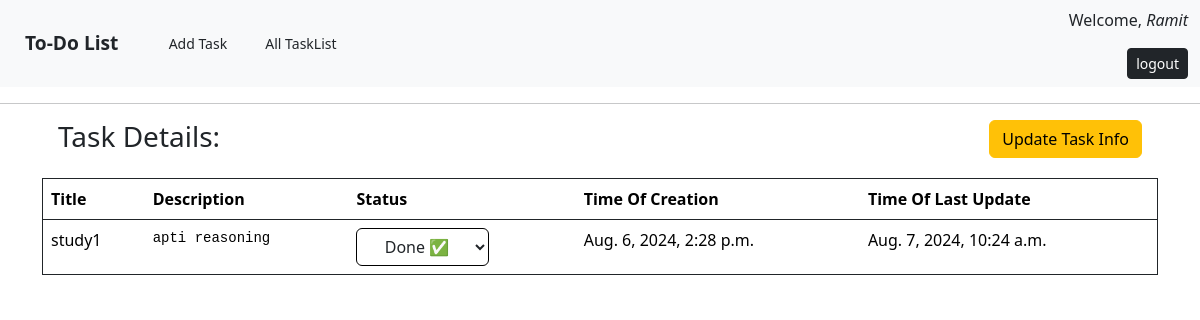
Page /taskDetails/31/ (signed in) on the committed database.
### tasks/models.py (models this page shows, shortened)
class Tasks(models.Model):
    task_id = models.BigAutoField(primary_key=True)
    title= models.CharField(max_length=100)
    description= models.TextField(max_length=500)
    CHOICE=[
        ('Done', True),
        ('Pending', False),
    ]
    status=models.CharField(max_length=10,choices=CHOICE,default='Pending')
    timeOf_creation=models.DateTimeField(default=datetime.datetime.now())
    timeOf_last_update=models.DateTimeField(default=datetime.datetime.now())
    user=models.ForeignKey(User,on_delete=models.SET_NULL, null=True, blank=True)

### tasks/views.py (the view, shortened to what this page needs)
# urls.py: path('taskDetails/<int:task_id>/',views.taskDetails,name="taskDetails"),
@login_required(login_url='/login/')
def taskDetails(request,task_id):
    data=Tasks.objects.get(task_id=task_id, user=request.user)
    return render(request,'taskDetails.html',context={'data':data,})

### templates/taskDetails.html (shortened to what this page needs)
{% extends 'index.html' %}
{% block taskDetails %}
<table class="table border border-dark">
    <div class="d-flex justify-content-between m-3">
        <h3>Task Details:</h3>
        <a href="/update_task/{{data.task_id}}"><button class="btn btn-warning">Update Task Info</button></a>
    </div>
    <thead>
      <tr>
        <th scope="col">Title</th>
        <th scope="col">Description</th>
        <th scope="col">Status</th>
        <th scope="col">Time Of Creation</th>
        <th scope="col">Time Of Last Update</th>
      </tr>
    </thead>
    <tbody>
      <tr>
        <td>{{data.title}}</td>
        <td> <pre>{{data.description}}</pre></td>
        <td>
          <form method="post">
            <select class=" btn border border-black" onchange="this.form.submit()" name="status">
              {% if data.status == 'Done' %}
                <option selected style="color: green" value='Done'>Done &#9989;</option>
              {% else %}
              <option  style="color: green" value='Done'>Done &#9989;</option>
              <option selected style="color: red" value='Pending'>Pending &#10060;</option>
              {% endif %}
            </select>
          </form>
        </td>
        <td>{{data.timeOf_creation}}</td>
        <td> {{data.timeOf_last_update}} </td>
      </tr>
    </tbody>
  </table>
{% endblock %}

### templates/index.html (shortened to what this page needs)
{% load static %}
<!DOCTYPE html>
<html lang="en">
<head>
    <link rel="stylesheet" href="{% static 'style.css' %}">
    <link href="https://cdn.jsdelivr.net/npm/bootstrap@5.3.3/dist/css/bootstrap.min.css" rel="stylesheet"
>
</head>
<body>
    <nav class="navbar bg-body-tertiary">
        <div class="container-fluid justify-content-between">
            <div>
              <button class="btn me-2 todo" style="font-size: larger; font-weight: bolder;">To-Do List</button>
              <button class="btn btn-sm  m-3 add-task-btn">Add Task</button>
              <button class="btn btn-sm  task-list">All TaskList</button>
            </div>
            <div class="d-flex flex-column pl-5">
              {% if request.user.is_authenticated %}
                <p >Welcome, <i>{{request.user.first_name}}</i></p>
                <a href="/logout" class="align-self-end"><button class="btn btn-sm btn-dark ">logout</button></a>
              {% endif %}
            </div>
        </div>
      </nav>
      <hr>
    <div class="container ">
      {% block taskDetails %} {% endblock %}
  </div>
</body>
</html>

### rows in the picture
Tasks: title "study1", description "apti reasoning", status "Done ✅", timeOf_creation "Aug. 6, 2024, 2:28 p.m.", timeOf_last_update "Aug. 7, 2024, 10:24 a.m."

### other values in the picture
{{ request.user.first_name }} "Ramit"
